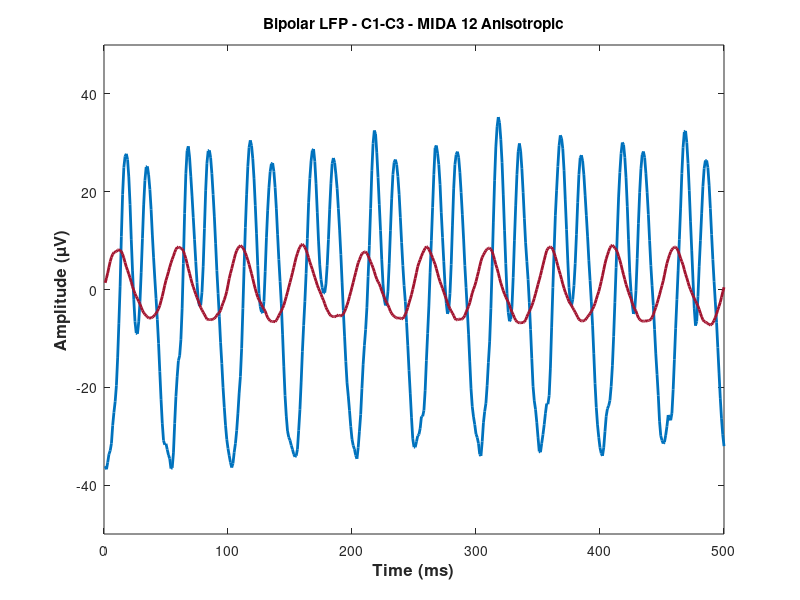

Here is the MATLAB script that generated this plot: (Note: this script raises an error after producing the figure.)
clear
clc

load('Data_used_in_Fig2/LFP_del0.4_mida12_anisotropic.mat');
lfp1=lfp/1e-6; % in micro volts

load('Lead_in_IC/LFP_del0.4_mida12_anisotropic.mat');
lfp2=lfp/1e-6; % in micro volts


% plot C1-C3

ref=4; % contact 3
contact_number=2; % contact 1
plot(lfp1(:, contact_number)-lfp1(:, ref),'LineWidth',2) 
hold on
plot(lfp2(:, contact_number)-lfp2(:, ref),'LineWidth',2,'Color', [0.635 0.078 0.184]) 


title('Bipolar LFP - C1-C3 - MIDA 12 Anisotropic')
ylim([-50 50])
xlabel('Time (ms)','FontSize',12,'FontWeight','bold')
ylabel('Amplitude ({\mu}V)','FontSize',12,'FontWeight','bold')

ax=gca;
ax.FontSize=14;
ax.FontWeight='bold';
legend({'Lead in STN', 'Lead in IC'},'FontSize', 12)
legend('boxoff')


